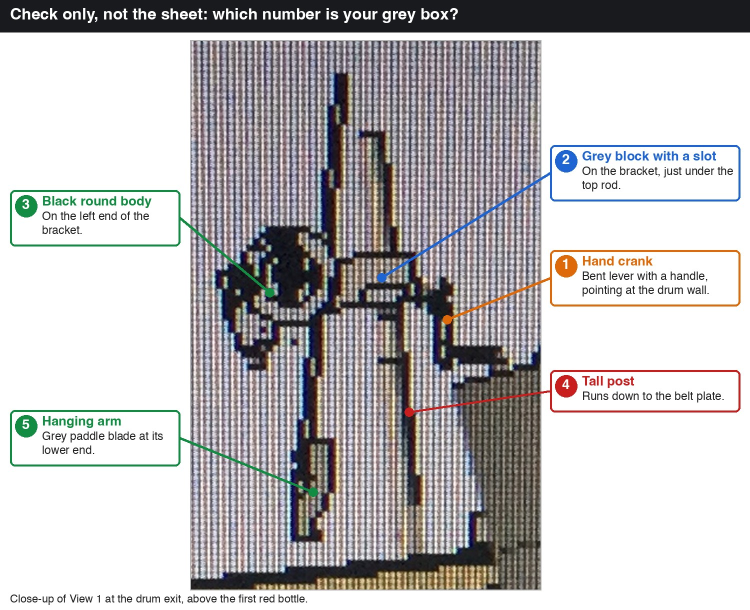
#> input picture motor_location/CHECK_handle_area.jpg, 1500 x 1220 px, given in place of IMG_4124.JPG, which was not available (shown at 1/2 size)
$ python annotate_for_manufacturer.py
#> lines starting #> are read from the running program, lines starting #| are printed output that depends on the picture; pictures that were not available may be replaced by others from this repository, and a replacement may not be noted
"""Draws FOR_MANUFACTURER_motors_and_unsupported_parts.jpg: two CAD views with every motor and every
unsupported-looking part labelled, plus the numbered questions. Positions are in 1800-px-wide frame coordinates."""
import os
from PIL import Image, ImageDraw, ImageFont

ROOT = os.path.dirname(os.path.dirname(os.path.abspath(__file__)))
SRC = os.path.join(ROOT, "bottlemachine64-images")
OUT = os.path.join(ROOT, "motor_location", "FOR_MANUFACTURER_motors_and_unsupported_parts.jpg")
def _font_path():
    for p in ("/System/Library/Fonts/Helvetica.ttc", "C:/Windows/Fonts/arial.ttf", "/usr/share/fonts/truetype/dejavu/DejaVuSans.ttf"):
        if os.path.exists(p): return p
    return "Helvetica.ttc"
FONT = _font_path()
def F(sz, bold=False):
    try:
        return ImageFont.truetype(FONT, sz, index=1 if bold and FONT.endswith(".ttc") else 0)
    except Exception:
        return ImageFont.truetype(FONT, sz)

W = 1800
GREEN, ORANGE, RED, GREY, INK, BLUE = (18, 140, 66), (222, 105, 8), (200, 30, 30), (70, 70, 70), (35, 35, 35), (30, 100, 210)

def wrap(text, font, width):
    lines, cur = [], ""
    for word in text.split():
        t = (cur + " " + word).strip()
        if font.getlength(t) <= width: cur = t
        else: lines.append(cur); cur = word
    return lines + [cur] if cur else lines

def dashed_rect(d, box, color, w=5, dash=14):
    x0, y0, x1, y1 = box
    for (a, b, c, e) in ((x0, y0, x1, y0), (x1, y0, x1, y1), (x1, y1, x0, y1), (x0, y1, x0, y0)):
        L = max(abs(c - a), abs(e - b)); n = int(L // dash)
        for i in range(0, n, 2):
            t0, t1 = i * dash / L, min((i + 1) * dash / L, 1)
            d.line([(a + (c - a) * t0, b + (e - b) * t0), (a + (c - a) * t1, b + (e - b) * t1)], fill=color, width=w)

def badge(d, cx, cy, text, color, r=22):
    d.ellipse([cx - r, cy - r, cx + r, cy + r], fill=color)
    f = F(28 if len(text) == 1 else 21, True); d.text((cx - f.getlength(text) / 2, cy - (16 if len(text) == 1 else 12)), text, fill=(255, 255, 255), font=f)

class Panel:
    def __init__(self, n, y0, y1, title):
#> called with n = '4124', y0 = 130, y1 = 1130, title = 'View 1'
        im = Image.open(f"{SRC}/IMG_{n}.JPG").convert("RGB")
#> im is the input picture: PIL image 1500x1220 RGB; mean R, G, B 188.2, 186.1, 187.2
        im = im.resize((W, int(im.height * W / im.width)))
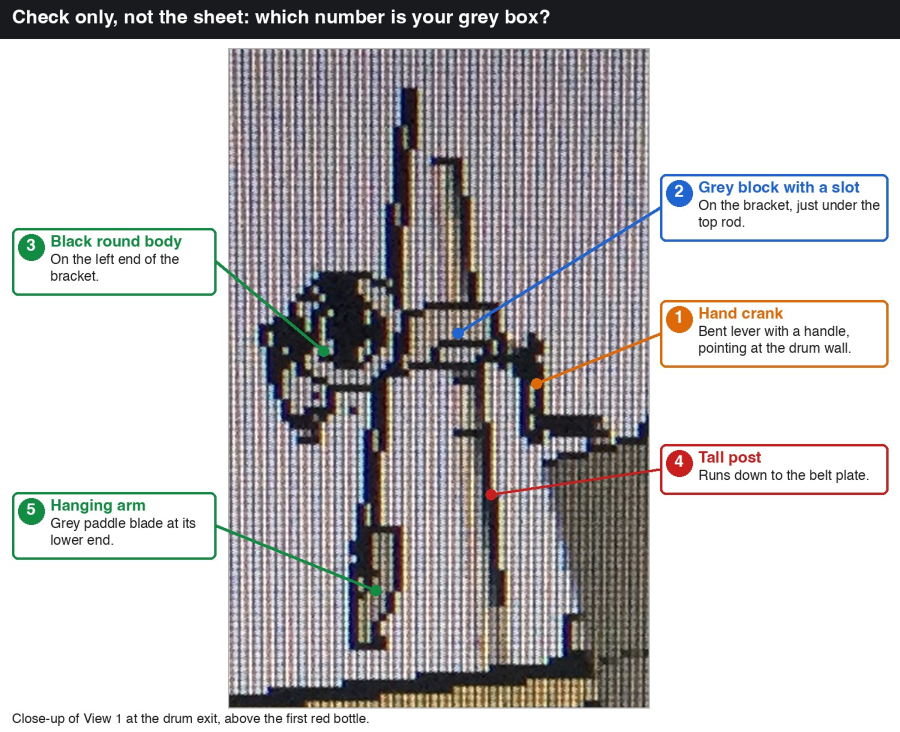
#> im: PIL image 1800x1464 RGB (shown at 1/2 size); mean R, G, B 188.2, 186, 187.2
        self.y0 = y0; self.img = im.crop((0, y0, W, y1)); self.d = ImageDraw.Draw(self.img); self.title = title
#> after `self.img = im.crop((0, y0, W, y1))`:
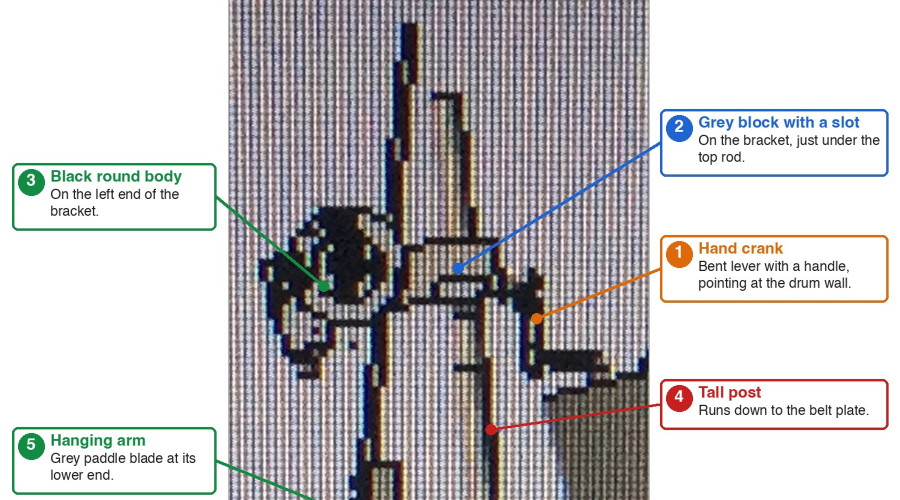
#> self.img: PIL image 1800x1000 RGB (shown at 1/2 size); mean R, G, B 192.1, 189.7, 191.4

    def p(self, x, y): return (x, y - self.y0)

    def outline(self, kind, box, color, dashed=False):
        x0, y0, x1, y1 = box; b = (x0, y0 - self.y0, x1, y1 - self.y0)
        if dashed: dashed_rect(self.d, b, (255, 255, 255), w=11); dashed_rect(self.d, b, color)
        elif kind == "ellipse": self.d.ellipse(b, outline=color, width=6)
        else: self.d.rectangle(b, outline=color, width=6)

    def label(self, x, y, w, tag, title, body, color, anchor=None, dashed=False):
        ft, fb, pad, tx = F(27, True), F(24), 12, 62
        tl, bl = wrap(title, ft, w - tx - pad), wrap(body, fb, w - tx - pad)
        h = 2 * pad + len(tl) * 33 + len(bl) * 30 + 2
        x0, y0 = x, y - self.y0
        if anchor:
            ax, ay = anchor[0], anchor[1] - self.y0
            sx = min(max(ax, x0 + 40), x0 + w - 40); sy = y0 + h if ay > y0 + h else (y0 if ay < y0 else y0 + h / 2)
            if y0 <= ay <= y0 + h: sx = x0 + w if ax > x0 + w else x0
            self.d.line([(sx, sy), (ax, ay)], fill=color, width=5)
            self.d.ellipse([ax - 8, ay - 8, ax + 8, ay + 8], fill=color)
        self.d.rounded_rectangle([x0, y0, x0 + w, y0 + h], radius=10, fill=(255, 255, 255), outline=color, width=4)
        if dashed: dashed_rect(self.d, (x0, y0, x0 + w, y0 + h), color, w=4, dash=12)
        badge(self.d, x0 + 32, y0 + 32, tag, color)
        yy = y0 + pad
        for t in tl: self.d.text((x0 + tx, yy), t, fill=color, font=ft); yy += 33
#> after the loop, yy = 65
        for t in bl: self.d.text((x0 + tx, yy), t, fill=INK, font=fb); yy += 30
#> this loop made 2 passes
#> yy on passes 1 to 2: 95, 125
#> after the loop, yy = 125
        return h

def build():
    A = Panel("4124", 130, 1130, "View 1")
    A.outline("rect", (1178, 478, 1368, 596), GREEN)
    A.outline("rect", (730, 662, 870, 792), GREEN)
    A.outline("rect", (606, 275, 716, 492), ORANGE, dashed=True)
    A.outline("rect", (1320, 288, 1476, 472), BLUE, dashed=True)
    A.label(40, 150, 470, "A", "Knock-down wheel assembly", "Why is it in the air? What holds it?", ORANGE, anchor=(640, 285))
    A.label(800, 150, 420, "1", "Disc drive motor", "Under the disc. Is this the right motor, in the right place?", GREEN, anchor=(1250, 478))
#> the loop in label (call 2), `for t in bl: self.d.text((x0 + tx, yy), t, fill=INK, font=fb); yy += 30` made 3 passes
#> yy on passes 1 to 3: 95, 125, 155
    A.label(1360, 150, 420, "?", "Grey box on the drum", "Is this a motor? If yes, what does it drive?", BLUE, anchor=(1400, 288))
    A.label(40, 840, 640, "2", "Belt drive motor", "Marked on its mount plate under the conveyor. Is this the right motor, in the right place?", GREEN, anchor=(745, 790))
    A.label(930, 880, 700, "3 4", "Third and fourth motors: where?", "Only two motors are clearly in the model. Where are the other two?", RED, dashed=True)

    B = Panel("4123", 130, 1150, "View 2")
#> call 2 of __init__, with n = '4123', y0 = 130, y1 = 1150, title = 'View 2'
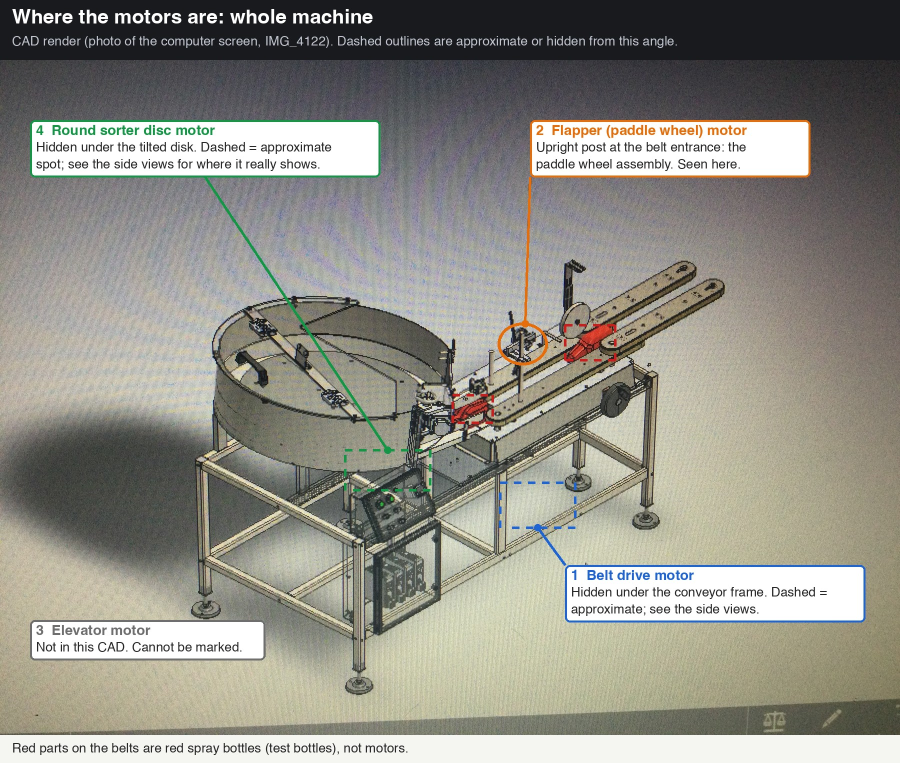
#> input picture motor_location/MOTORS_1_whole_machine.jpg, 1800 x 1526 px, given in place of IMG_4123.JPG, which was not available (shown at 1/2 size)
#> in __init__, im is the input picture: PIL image 1800x1526 RGB; mean R, G, B 143.9, 142.4, 133.5
#> in __init__ (call 2), `self.img = im.crop((0, y0, W, y1))`:
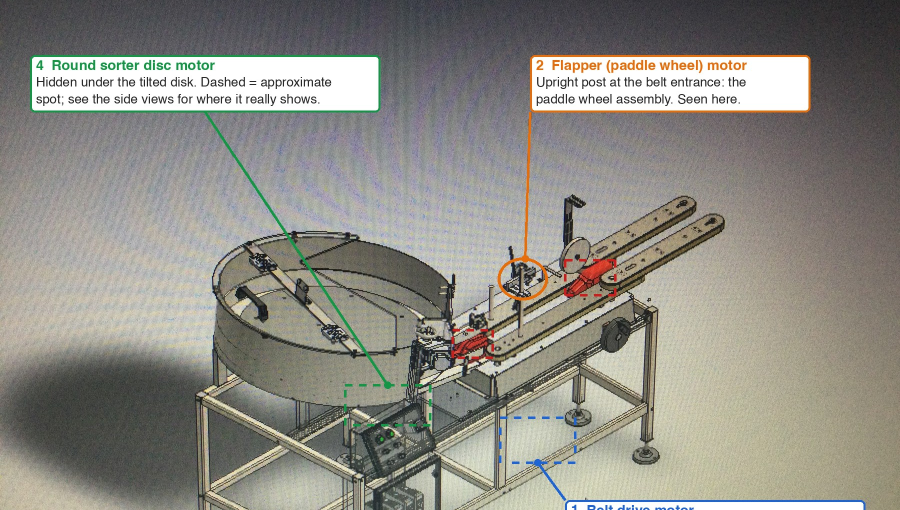
#> self.img: PIL image 1800x1020 RGB (shown at 1/2 size); mean R, G, B 141.8, 139.8, 132.4
    B.outline("rect", (580, 610, 668, 688), GREEN)
    B.outline("rect", (1045, 737, 1168, 842), GREEN)
    B.outline("rect", (1168, 372, 1268, 566), ORANGE, dashed=True)
    B.label(1310, 150, 470, "A", "Knock-down wheel assembly", "Why is it in the air? What holds it?", ORANGE, anchor=(1230, 372))
    B.label(40, 720, 420, "1", "Disc drive motor", "Behind the control box, under the disc. Is this the right motor, in the right place?", GREEN, anchor=(600, 688))
    B.label(1170, 880, 610, "2", "Belt drive motor", "Square flange on the mount plate under the conveyor. Is this the right motor, in the right place?", GREEN, anchor=(1160, 842))
    B.label(60, 1000, 720, "3 4", "Third and fourth motors: where?", "Only two motors are clearly in the model. Where are the other two?", RED, dashed=True)
    return A, B

QUESTIONS = [
    ("1", GREEN, ["Disc drive motor: is this the right motor, in the position marked?"]),
    ("2", GREEN, ["Belt drive motor: is this the right motor, on the mount plate under the conveyor?"]),
    ("3 4", RED, ["Where are the third and fourth motors?"]),
    ("?", BLUE, ["Grey box on the drum (blue box, View 1): is it a motor? If yes, what does it drive?"]),
    ("A", ORANGE, ["Knock-down wheel assembly: why is it in the air? What holds it?"]),
]

def main():
    A, B = build()
    qh = 40 + sum(len(ls) * 34 + 22 for _, _, ls in QUESTIONS)
    H = 118 + 74 + 50 + A.img.height + 50 + B.img.height + 30 + qh + 70
#> H = 2732
    c = Image.new("RGB", (W, H), (255, 255, 255)); d = ImageDraw.Draw(c)
#> after `c = Image.new('RGB', (W, H), (255, 255, 255))`: c: PIL image 1800x2732 RGB; every value is 255
    d.rectangle([0, 0, W, 118], fill=(24, 26, 30))
    d.text((24, 14), "Bottle Machine 3D model: are the motors in the right place?", fill=(255, 255, 255), font=F(40, True))
    d.text((24, 70), "Photos of the 3D model on a screen. Please check the marked positions and answer the five questions below.", fill=(190, 195, 205), font=F(25))
    y = 118 + 14
    chips = [(GREEN, False, "Motor position to check"), (BLUE, True, "Grey box: motor or not?"), (RED, True, "Motors 3 and 4: not found"), (ORANGE, True, "In the air")]
    x = 24
    for col, dash, txt in chips:
        (dashed_rect(d, (x, y + 6, x + 52, y + 40), col, w=5, dash=10) if dash else d.rectangle([x, y + 6, x + 52, y + 40], outline=col, width=6))
        d.text((x + 64, y + 8), txt, fill=INK, font=F(24)); x += 64 + int(F(24).getlength(txt)) + 36
#> after the loop, x = 1411
    y = 118 + 74
    for P, name in ((A, "View 1"), (B, "View 2: the same machine from the other side")):
        d.rectangle([0, y, W, y + 50], fill=(235, 236, 238)); d.text((24, y + 8), name, fill=INK, font=F(30, True)); y += 50
        c.paste(P.img, (0, y)); y += P.img.height
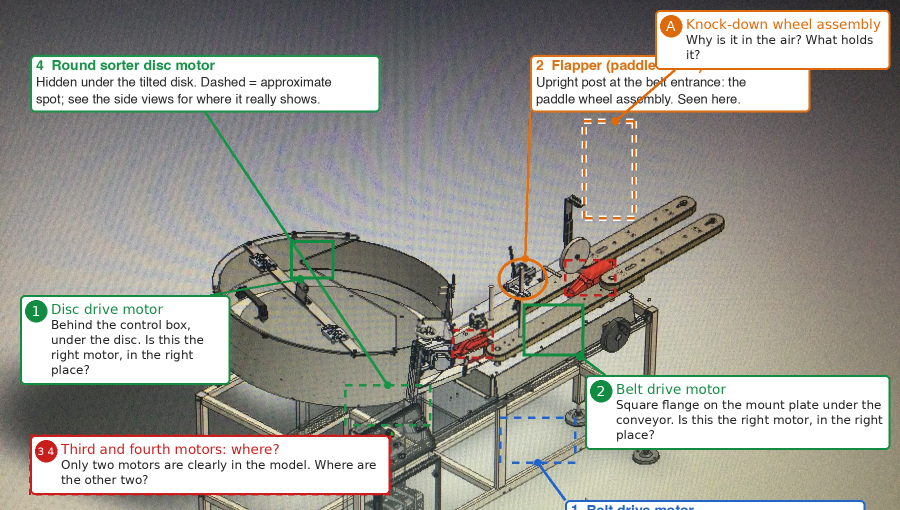
#> P.img: PIL image 1800x1020 RGB (shown at 1/2 size); mean R, G, B 157.4, 155.6, 148.8
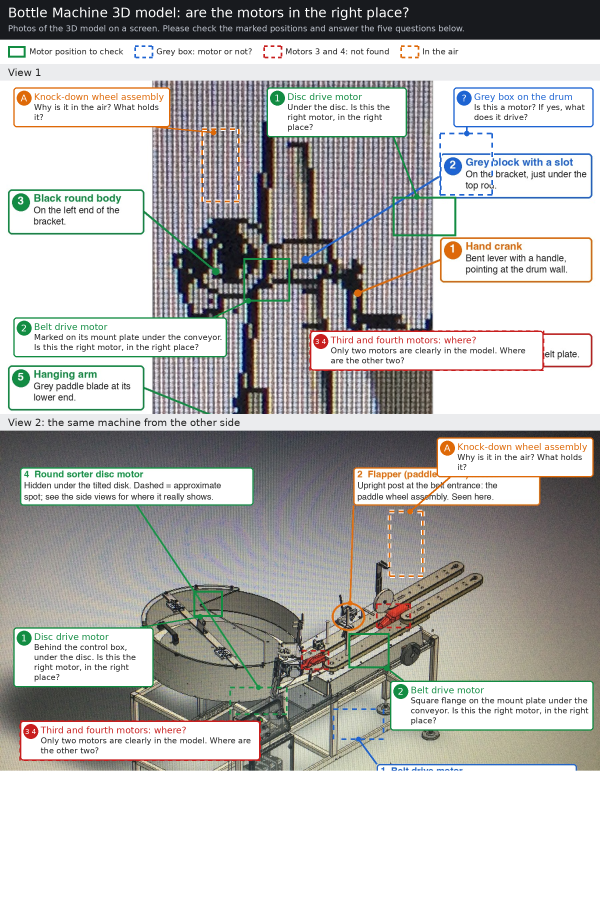
#> c: PIL image 1800x2732 RGB (shown at 1/3 size); mean R, G, B 186.4, 185.5, 183.3
#> after the loop, y = 2312
    y += 24
#> y = 2336
    d.text((24, y), "Questions", fill=INK, font=F(34, True)); y += 52
#> after `y += 52`: y = 2388
    for tag, col, lines in QUESTIONS:
        badge(d, 46, y + 18, tag, col)
        for i, t in enumerate(lines):
            d.text((90, y + i * 34), t, fill=INK, font=F(26))
        y += len(lines) * 34 + 22
#> this loop made 5 passes
#> y on passes 1 to 5: 2444, 2500, 2556, 2612, 2668
#> after the loop, y = 2668
    y += 4
#> y = 2672
    d.text((24, y), "Positions are read from the screen photos. The red bodies on the belts are test bottles.", fill=GREY, font=F(23))
    c = c.crop((0, 0, W, y + 44))
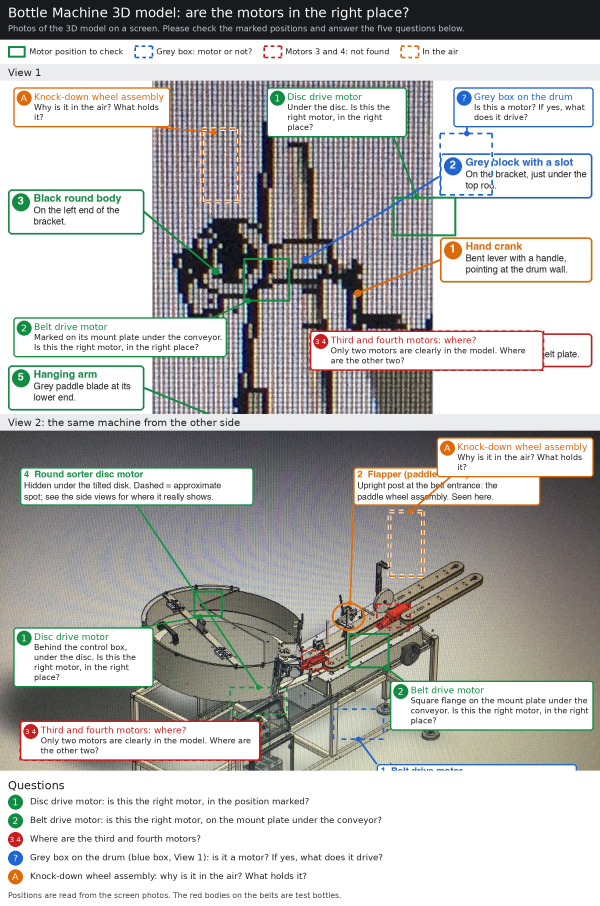
#> c: PIL image 1800x2716 RGB (shown at 1/3 size); mean R, G, B 184.6, 183.7, 181.4
    c.save(OUT, quality=90); print(OUT, c.size)
#| motor_location/FOR_MANUFACTURER_motors_and_unsupported_parts.jpg (1800, 2716)

if __name__ == "__main__":
    main()
